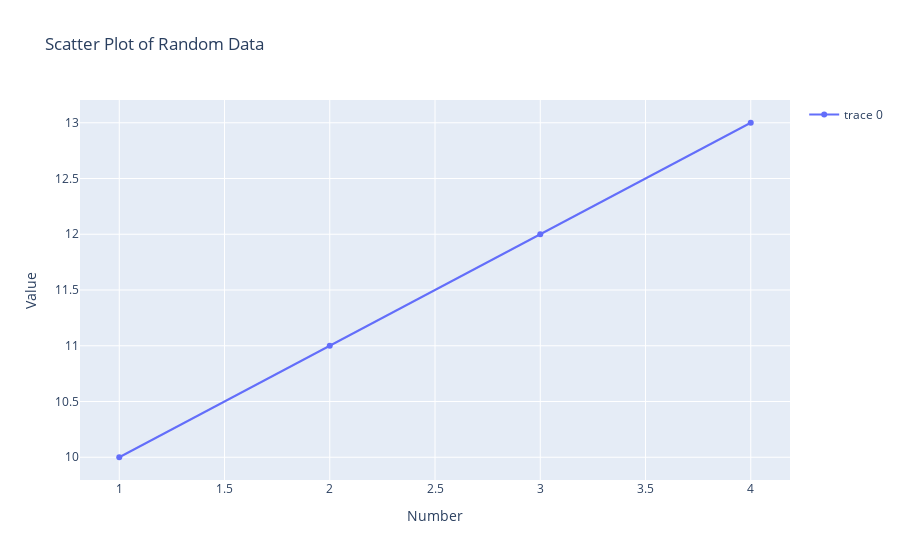

The notebook cell this image was saved under:
### Code cell
fig.update_layout(
    title="Scatter Plot of Random Data",
    xaxis = dict(title = "Number"),
    yaxis = dict(title = "Value"),
    showlegend = True
)

### Figure 1 — Plotly figure (JSON) as saved in the notebook; plotly's stock layout.template omitted (floating-point values rounded to 4 significant figures)
{"data": [{"type": "scatter", "x": [1, 2, 3, 4], "y": [10, 11, 12, 13]}], "layout": {"showlegend": true, "title": {"text": "Scatter Plot of Random Data"}, "xaxis": {"title": {"text": "Number"}}, "yaxis": {"title": {"text": "Value"}}}}
